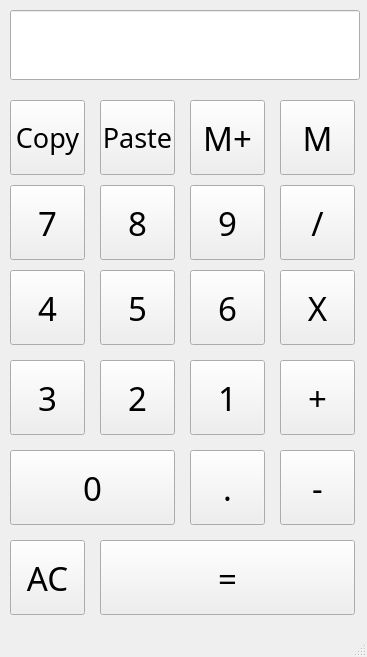
<?xml version="1.0" encoding="UTF-8"?>
<ui version="4.0">
 <class>mainForm</class>
 <widget class="QMainWindow" name="mainForm">
  <property name="geometry">
   <rect>
    <x>0</x>
    <y>0</y>
    <width>367</width>
    <height>657</height>
   </rect>
  </property>
  <property name="windowTitle">
   <string>Računalo</string>
  </property>
  <widget class="QWidget" name="centralwidget">
   <widget class="QLineEdit" name="lineEditKalk">
    <property name="geometry">
     <rect>
      <x>10</x>
      <y>10</y>
      <width>350</width>
      <height>70</height>
     </rect>
    </property>
    <property name="font">
     <font>
      <family>Mongolian Baiti</family>
      <pointsize>30</pointsize>
      <weight>50</weight>
      <italic>false</italic>
      <bold>false</bold>
      <underline>false</underline>
     </font>
    </property>
    <property name="focusPolicy">
     <enum>Qt::NoFocus</enum>
    </property>
    <property name="layoutDirection">
     <enum>Qt::LeftToRight</enum>
    </property>
    <property name="text">
     <string/>
    </property>
    <property name="maxLength">
     <number>14</number>
    </property>
    <property name="alignment">
     <set>Qt::AlignRight|Qt::AlignTrailing|Qt::AlignVCenter</set>
    </property>
   </widget>
   <widget class="QPushButton" name="pushButton7">
    <property name="geometry">
     <rect>
      <x>10</x>
      <y>185</y>
      <width>75</width>
      <height>75</height>
     </rect>
    </property>
    <property name="font">
     <font>
      <family>Mongolian Baiti</family>
      <pointsize>25</pointsize>
     </font>
    </property>
    <property name="text">
     <string>7</string>
    </property>
   </widget>
   <widget class="QPushButton" name="pushButton8">
    <property name="geometry">
     <rect>
      <x>100</x>
      <y>185</y>
      <width>75</width>
      <height>75</height>
     </rect>
    </property>
    <property name="font">
     <font>
      <family>Mongolian Baiti</family>
      <pointsize>25</pointsize>
     </font>
    </property>
    <property name="text">
     <string>8</string>
    </property>
   </widget>
   <widget class="QPushButton" name="pushButton9">
    <property name="geometry">
     <rect>
      <x>190</x>
      <y>185</y>
      <width>75</width>
      <height>75</height>
     </rect>
    </property>
    <property name="font">
     <font>
      <family>Mongolian Baiti</family>
      <pointsize>25</pointsize>
     </font>
    </property>
    <property name="text">
     <string>9</string>
    </property>
   </widget>
   <widget class="QPushButton" name="pushButtonDeli">
    <property name="geometry">
     <rect>
      <x>280</x>
      <y>185</y>
      <width>75</width>
      <height>75</height>
     </rect>
    </property>
    <property name="font">
     <font>
      <family>Mongolian Baiti</family>
      <pointsize>25</pointsize>
     </font>
    </property>
    <property name="text">
     <string>/</string>
    </property>
   </widget>
   <widget class="QPushButton" name="pushButton6">
    <property name="geometry">
     <rect>
      <x>190</x>
      <y>270</y>
      <width>75</width>
      <height>75</height>
     </rect>
    </property>
    <property name="font">
     <font>
      <family>Mongolian Baiti</family>
      <pointsize>25</pointsize>
     </font>
    </property>
    <property name="text">
     <string>6</string>
    </property>
   </widget>
   <widget class="QPushButton" name="pushButtonMnozi">
    <property name="geometry">
     <rect>
      <x>280</x>
      <y>270</y>
      <width>75</width>
      <height>75</height>
     </rect>
    </property>
    <property name="font">
     <font>
      <family>Mongolian Baiti</family>
      <pointsize>25</pointsize>
     </font>
    </property>
    <property name="text">
     <string>X</string>
    </property>
   </widget>
   <widget class="QPushButton" name="pushButton5">
    <property name="geometry">
     <rect>
      <x>100</x>
      <y>270</y>
      <width>75</width>
      <height>75</height>
     </rect>
    </property>
    <property name="font">
     <font>
      <family>Mongolian Baiti</family>
      <pointsize>25</pointsize>
     </font>
    </property>
    <property name="text">
     <string>5</string>
    </property>
   </widget>
   <widget class="QPushButton" name="pushButton4">
    <property name="geometry">
     <rect>
      <x>10</x>
      <y>270</y>
      <width>75</width>
      <height>75</height>
     </rect>
    </property>
    <property name="font">
     <font>
      <family>Mongolian Baiti</family>
      <pointsize>25</pointsize>
     </font>
    </property>
    <property name="text">
     <string>4</string>
    </property>
   </widget>
   <widget class="QPushButton" name="pushButton1">
    <property name="geometry">
     <rect>
      <x>190</x>
      <y>360</y>
      <width>75</width>
      <height>75</height>
     </rect>
    </property>
    <property name="font">
     <font>
      <family>Mongolian Baiti</family>
      <pointsize>25</pointsize>
     </font>
    </property>
    <property name="text">
     <string>1</string>
    </property>
   </widget>
   <widget class="QPushButton" name="pushButtonPlus">
    <property name="geometry">
     <rect>
      <x>280</x>
      <y>360</y>
      <width>75</width>
      <height>75</height>
     </rect>
    </property>
    <property name="font">
     <font>
      <family>Mongolian Baiti</family>
      <pointsize>25</pointsize>
     </font>
    </property>
    <property name="text">
     <string>+</string>
    </property>
   </widget>
   <widget class="QPushButton" name="pushButton2">
    <property name="geometry">
     <rect>
      <x>100</x>
      <y>360</y>
      <width>75</width>
      <height>75</height>
     </rect>
    </property>
    <property name="font">
     <font>
      <family>Mongolian Baiti</family>
      <pointsize>25</pointsize>
     </font>
    </property>
    <property name="text">
     <string>2</string>
    </property>
   </widget>
   <widget class="QPushButton" name="pushButton3">
    <property name="geometry">
     <rect>
      <x>10</x>
      <y>360</y>
      <width>75</width>
      <height>75</height>
     </rect>
    </property>
    <property name="font">
     <font>
      <family>Mongolian Baiti</family>
      <pointsize>25</pointsize>
     </font>
    </property>
    <property name="text">
     <string>3</string>
    </property>
   </widget>
   <widget class="QPushButton" name="pushButtonDecimal">
    <property name="geometry">
     <rect>
      <x>190</x>
      <y>450</y>
      <width>75</width>
      <height>75</height>
     </rect>
    </property>
    <property name="font">
     <font>
      <family>Mongolian Baiti</family>
      <pointsize>25</pointsize>
     </font>
    </property>
    <property name="text">
     <string>.</string>
    </property>
   </widget>
   <widget class="QPushButton" name="pushButtonMinus">
    <property name="geometry">
     <rect>
      <x>280</x>
      <y>450</y>
      <width>75</width>
      <height>75</height>
     </rect>
    </property>
    <property name="font">
     <font>
      <family>Mongolian Baiti</family>
      <pointsize>25</pointsize>
     </font>
    </property>
    <property name="text">
     <string>-</string>
    </property>
   </widget>
   <widget class="QPushButton" name="pushButtonZero">
    <property name="geometry">
     <rect>
      <x>10</x>
      <y>450</y>
      <width>165</width>
      <height>75</height>
     </rect>
    </property>
    <property name="font">
     <font>
      <family>Mongolian Baiti</family>
      <pointsize>25</pointsize>
     </font>
    </property>
    <property name="text">
     <string>0</string>
    </property>
   </widget>
   <widget class="QPushButton" name="pushButtonClearAll">
    <property name="geometry">
     <rect>
      <x>10</x>
      <y>540</y>
      <width>75</width>
      <height>75</height>
     </rect>
    </property>
    <property name="font">
     <font>
      <family>Mongolian Baiti</family>
      <pointsize>25</pointsize>
     </font>
    </property>
    <property name="text">
     <string>AC</string>
    </property>
   </widget>
   <widget class="QPushButton" name="pushButtonRacunaj">
    <property name="geometry">
     <rect>
      <x>100</x>
      <y>540</y>
      <width>255</width>
      <height>75</height>
     </rect>
    </property>
    <property name="font">
     <font>
      <family>Mongolian Baiti</family>
      <pointsize>25</pointsize>
     </font>
    </property>
    <property name="text">
     <string>=</string>
    </property>
   </widget>
   <widget class="QPushButton" name="pushButtonPaste">
    <property name="geometry">
     <rect>
      <x>100</x>
      <y>100</y>
      <width>75</width>
      <height>75</height>
     </rect>
    </property>
    <property name="font">
     <font>
      <family>Mongolian Baiti</family>
      <pointsize>20</pointsize>
     </font>
    </property>
    <property name="text">
     <string>Paste</string>
    </property>
   </widget>
   <widget class="QPushButton" name="pushButtonCopy">
    <property name="geometry">
     <rect>
      <x>10</x>
      <y>100</y>
      <width>75</width>
      <height>75</height>
     </rect>
    </property>
    <property name="font">
     <font>
      <family>Mongolian Baiti</family>
      <pointsize>20</pointsize>
     </font>
    </property>
    <property name="text">
     <string>Copy</string>
    </property>
   </widget>
   <widget class="QPushButton" name="pushButtonOutMemory">
    <property name="geometry">
     <rect>
      <x>280</x>
      <y>100</y>
      <width>75</width>
      <height>75</height>
     </rect>
    </property>
    <property name="font">
     <font>
      <family>Mongolian Baiti</family>
      <pointsize>25</pointsize>
     </font>
    </property>
    <property name="text">
     <string>M</string>
    </property>
   </widget>
   <widget class="QPushButton" name="pushButtonSaveMemory">
    <property name="geometry">
     <rect>
      <x>190</x>
      <y>100</y>
      <width>75</width>
      <height>75</height>
     </rect>
    </property>
    <property name="font">
     <font>
      <family>Mongolian Baiti</family>
      <pointsize>25</pointsize>
     </font>
    </property>
    <property name="text">
     <string>M+</string>
    </property>
   </widget>
  </widget>
  <widget class="QMenuBar" name="menubar">
   <property name="geometry">
    <rect>
     <x>0</x>
     <y>0</y>
     <width>367</width>
     <height>21</height>
    </rect>
   </property>
  </widget>
  <widget class="QStatusBar" name="statusbar"/>
 </widget>
 <resources/>
 <connections/>
</ui>
